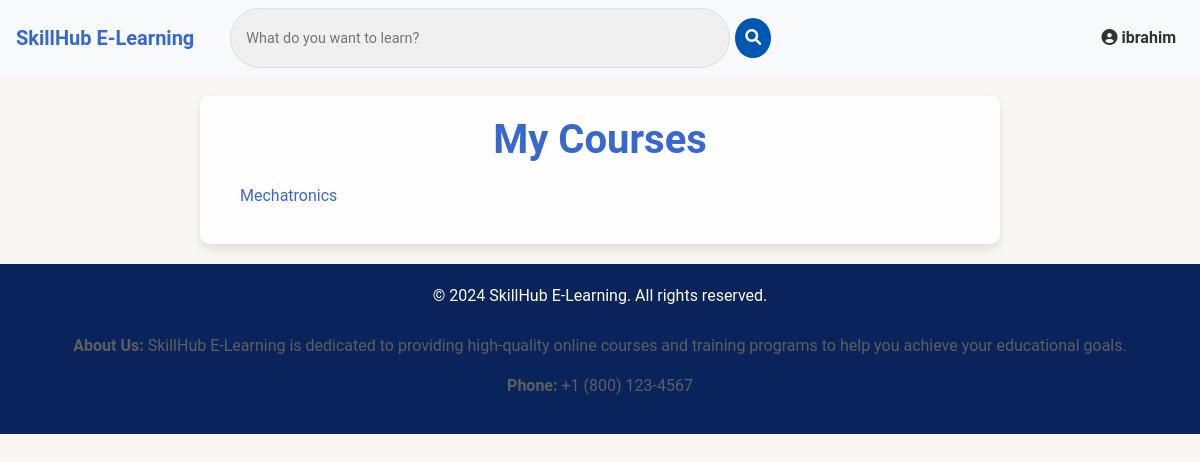
Before: /my-courses/ (signed in) with the older database file.
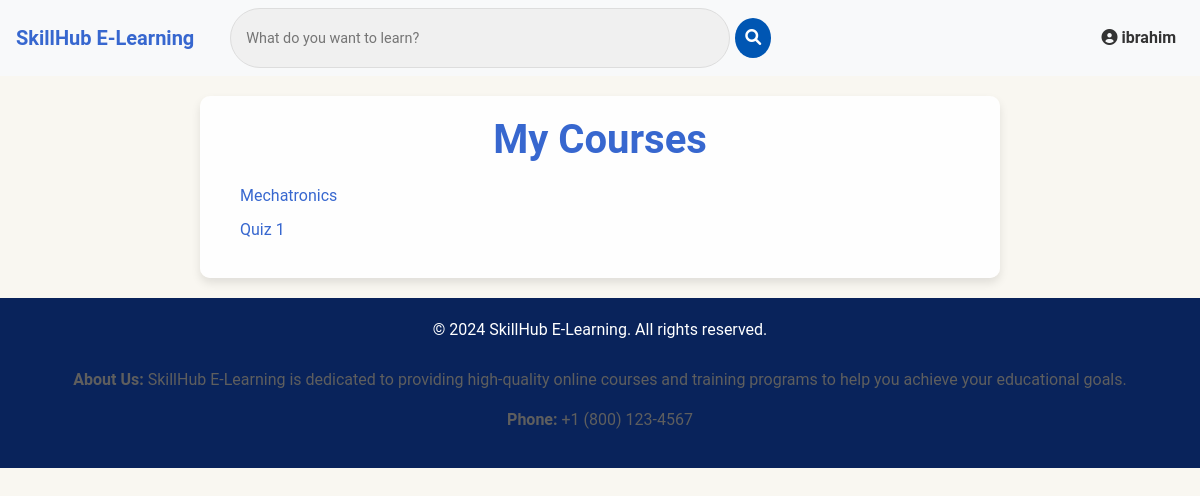
After: the same page with the newer database file.
### spApp/models.py (models this page shows, shortened)
class Enrollment(models.Model):
    student = models.ForeignKey(User, on_delete=models.CASCADE, related_name='enrollment_set')
    course = models.ForeignKey(Course, on_delete=models.CASCADE,related_name='enrollment_set')
    enrollment_date = models.DateTimeField(auto_now_add=True)

class Course(models.Model):
    title = models.CharField(max_length=255)
    description = models.TextField()
    instructor = models.ForeignKey(User, on_delete=models.CASCADE)
    image = models.ImageField(upload_to='course_images/', null=True, blank=True)
    created_at = models.DateTimeField(auto_now_add=True)

### spApp/views.py (the view)
# urls.py: path('my-courses/', views.my_courses, name='my_courses'),
@login_required # If the user is not logged in redirect them to the login page.
def my_courses(request):
    enrollments = Enrollment.objects.filter(student=request.user)   # Get all the enrollments of the user
    return render(request, 'my_courses.html', {'enrollments': enrollments})  # render the my_courses template with the list of enrollments

### project/templates/my_courses.html (shortened to what this page needs)
{% extends 'base.html' %}
{% block content %}
    <section class="my-courses-container">
        <h1>My Courses</h1>
        {% if enrollments %}
            <ul>
                {% for enrollment in enrollments %}
                    <li>
                        <a href="{% url 'course_detail' enrollment.course.id %}">{{ enrollment.course.title }}</a>
                    </li>
                {% endfor %}
            </ul>
        {% else %}
            <p> You are not enrolled in any courses yet, please, <a href="{% url 'course_list' %}"> browse the courses </a> to enroll in some. </p>
        {% endif %}
    </section>
{% endblock %}

Changed rows visible on the page:
added Enrollment: course "Quiz 1"
